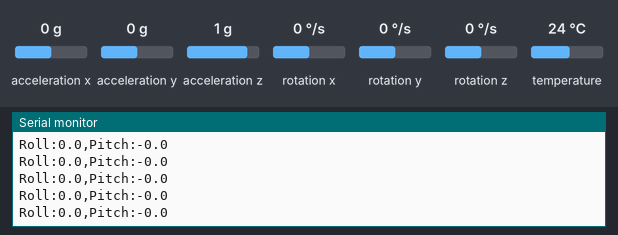
Simulated run of this sketch. Board: ESP32. Shown: the last lines printed to the serial monitor. The inputs (shaded band) are chosen by the test bench; at power-on: acceleration x 0 g, acceleration y 0 g, acceleration z 1 g, rotation x 0 °/s, rotation y 0 °/s, rotation z 0 °/s, temperature 24 °C.

Above: at 1.2 s.
1.3 s: acceleration x set to -1.4 g
At 1.31 s:
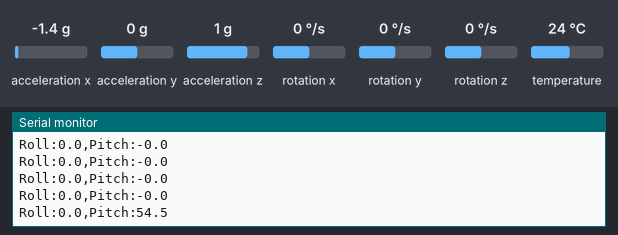
2.8 s: acceleration y set to -1.4 g
At 2.81 s:
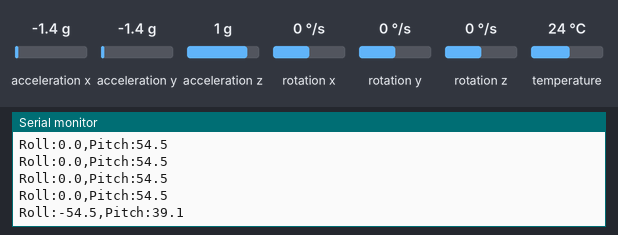
4.3 s: acceleration z set to -1.4 g
At 4.31 s:
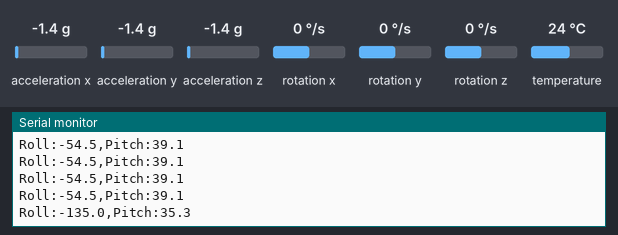
Timing chart, 0 to 7.3 s (numbered marks = the images above; inputs shaded):
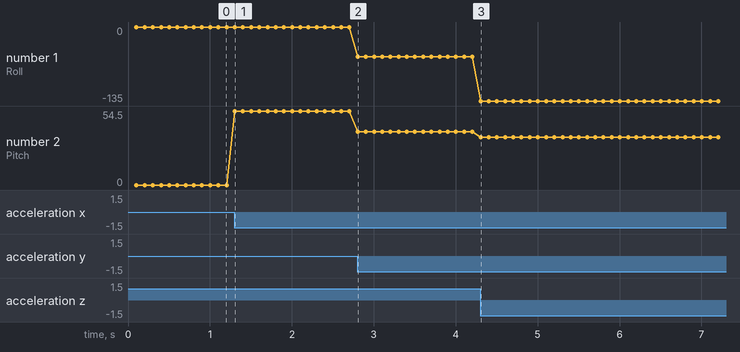

Measured:
- after the input at 1.3 s, the serial monitor: prints a new line at once (image 1)
- after the input at 2.8 s, the serial monitor: prints a new line at once (image 2)
- after the input at 4.3 s, the serial monitor: prints a new line at once (image 3)
- plotted number 1: 0 → -54.5 after the input at 2.8 s, -54.5 → -135 after the input at 4.3 s
- plotted number 2: 0 → 54.5 after the input at 1.3 s, 54.5 → 39.1 after the input at 2.8 s, 39.1 → 35.3 after the input at 4.3 s

The sketch:

p4_sudut_akselerometer.ino
```cpp
/*
 * BAB 29 - Program 4: Roll dan Pitch dari Akselerometer
 * Menghitung sudut roll dan pitch dari arah gravitasi setiap 100 ms,
 * lalu mengirimnya ke Serial Plotter (bisa juga dibaca di Serial Monitor).
 *
 * Rangkaian: tidak perlu kabel. MPU-6050 tersambung ke
 * IO21 (SDA) dan IO22 (SCL) lewat jumper cap di kit.
 * Library: Adafruit MPU6050 (by Adafruit)
 */

#include <Wire.h>
#include <Adafruit_MPU6050.h>
#include <Adafruit_Sensor.h>

#define PIN_SDA 21
#define PIN_SCL 22

const uint8_t MPU_ALAMAT = 0x68;
const unsigned long JEDA_CETAK = 100;  // satu titik grafik setiap 100 ms
unsigned long waktuCetakTerakhir = 0;

Adafruit_MPU6050 mpu;

float ax, ay, az;  // percepatan (g)
float gx, gy, gz;  // kecepatan putar (°/s), tidak dipakai di program ini

// ---------- Fungsi sensor (versi library Adafruit, sama seperti Program 3) ----------

bool siapkanImu() {
  if (!mpu.begin(MPU_ALAMAT)) {
    return false;
  }
  mpu.setAccelerometerRange(MPU6050_RANGE_2_G);  // ±2 g
  mpu.setGyroRange(MPU6050_RANGE_500_DEG);       // ±500 °/s
  mpu.setFilterBandwidth(MPU6050_BAND_21_HZ);    // DLPF 21 Hz
  return true;
}

bool bacaImu() {
  Wire.beginTransmission(MPU_ALAMAT);  // pastikan dulu sensornya menjawab
  if (Wire.endTransmission() != 0) {
    return false;
  }
  sensors_event_t aksel, giro, suhu;
  mpu.getEvent(&aksel, &giro, &suhu);
  ax = aksel.acceleration.x / SENSORS_GRAVITY_STANDARD;  // m/s² → g
  ay = aksel.acceleration.y / SENSORS_GRAVITY_STANDARD;
  az = aksel.acceleration.z / SENSORS_GRAVITY_STANDARD;
  gx = giro.gyro.x * RAD_TO_DEG;                          // rad/s → °/s
  gy = giro.gyro.y * RAD_TO_DEG;
  gz = giro.gyro.z * RAD_TO_DEG;
  return true;
}

void setup() {
  Serial.begin(115200);
  Wire.begin(PIN_SDA, PIN_SCL);  // bus I2C kit: SDA = IO21, SCL = IO22

  if (!siapkanImu()) {
    Serial.println("MPU-6050 tidak ditemukan. Jalankan Program 1 untuk mencari penyebabnya.");
    while (true) {
      delay(1000);  // berhenti di sini
    }
  }
  // Sengaja tidak mencetak judul: Serial Plotter menganggap setiap baris sebagai data
}

void loop() {
  if (millis() - waktuCetakTerakhir < JEDA_CETAK) {
    return;  // belum 100 ms
  }
  waktuCetakTerakhir = millis();

  if (!bacaImu()) {
    return;  // sensor tidak menjawab, coba lagi 100 ms kemudian
  }

  // Sudut dari arah gravitasi (hasil atan2 dalam radian, dikali RAD_TO_DEG menjadi derajat)
  float roll  = atan2(ay, az) * RAD_TO_DEG;
  float pitch = atan2(-ax, sqrt(ay * ay + az * az)) * RAD_TO_DEG;

  Serial.printf("Roll:%.1f,Pitch:%.1f\n", roll, pitch);
}
```
